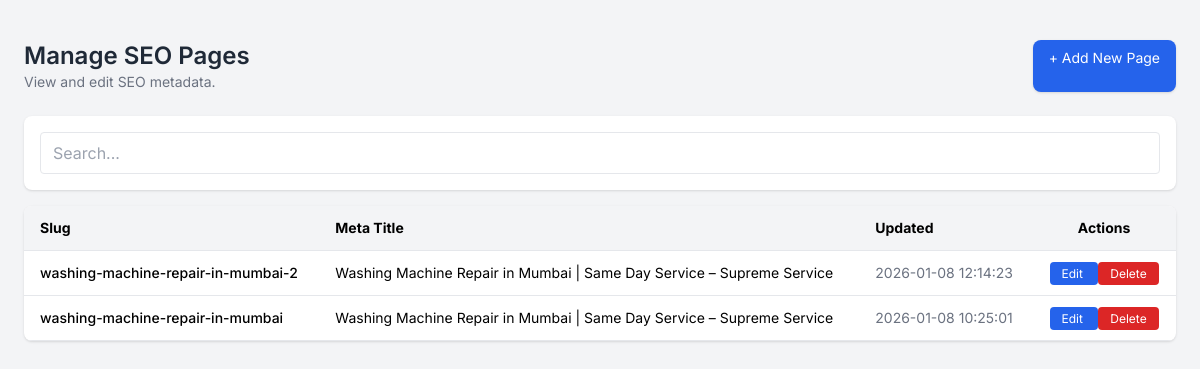
The app's page /admin/service-edit.php (signed in) with its own data.
### tables this page shows
CREATE TABLE `seo_pages` (
  `id` int(11) NOT NULL,
  `page_slug` varchar(150) NOT NULL,
  `meta_title` varchar(255) DEFAULT NULL,
  `meta_description` text DEFAULT NULL,
  `meta_keywords` text DEFAULT NULL,
  `canonical_url` varchar(255) DEFAULT NULL,
  `og_title` varchar(255) DEFAULT NULL,
  `og_description` text DEFAULT NULL,
  `og_image` varchar(255) DEFAULT NULL,
  `og_type` varchar(50) DEFAULT NULL,
  `twitter_title` varchar(255) DEFAULT NULL,
  `twitter_description` text DEFAULT NULL,
  `twitter_image` varchar(255) DEFAULT NULL,
  `robots` varchar(50) DEFAULT 'index, follow',
  `created_at` timestamp NOT NULL DEFAULT current_timestamp(),
  `updated_at` timestamp NOT NULL DEFAULT current_timestamp() ON UPDATE current_timestamp()
);

### admin/service-edit.php (the view, shortened to what this page needs)
<?php
require_once __DIR__ . '/../config/db.php';
$isEditMode = isset($_GET['id']);
$result = $conn->query("SELECT * FROM seo_pages ORDER BY id DESC");
?>
<!doctype html>
<html lang="en">
<head>
<script src="https://cdn.tailwindcss.com"></script>
</head>
<body class="bg-gray-100 min-h-screen">
<div class="max-w-6xl mx-auto py-10">
<?php if (!$isEditMode): ?>
    <div class="flex justify-between mb-6">
        <div>
            <h1 class="text-2xl font-semibold text-gray-800">Manage SEO Pages</h1>
            <p class="text-gray-500 text-sm">View and edit SEO metadata.</p>
        </div>
        <a href="service-add.php" class="px-4 py-2 bg-blue-600 text-white rounded-lg shadow hover:bg-blue-700 text-sm">
            + Add New Page
        </a>
    </div>
    <div class="bg-white p-4 rounded-lg shadow mb-4">
        <input type="text" placeholder="Search..." oninput="filterTable(this.value)"
            class="w-full px-3 py-2 border rounded focus:ring focus:ring-blue-200">
    </div>
    <div class="bg-white rounded-lg shadow overflow-hidden">
        <table class="w-full text-sm">
            <thead class="bg-gray-100 border-b">
                <tr>
                    <th class="px-4 py-3 text-left">Slug</th>
                    <th class="px-4 py-3 text-left">Meta Title</th>
                    <th class="px-4 py-3 text-left">Updated</th>
                    <th class="px-4 py-3 text-center">Actions</th>
                </tr>
            </thead>
            <tbody id="seoTable">
                <?php while($row = $result->fetch_assoc()): ?>
                <tr class="border-b hover:bg-gray-50">
                    <td class="px-4 py-3 font-medium"><?= $row['page_slug'] ?></td>
                    <td class="px-4 py-3"><?= $row['meta_title'] ?></td>
                    <td class="px-4 py-3 text-gray-500"><?= $row['updated_at'] ?></td>
                    <td class="px-4 py-3 text-center">
                        <a href="service-edit.php?id=<?= $row['id'] ?>"
                           class="px-3 py-1 bg-blue-600 text-white rounded text-xs hover:bg-blue-700">
                           Edit
                        </a>
                        <a href="service-delete.php?id=<?= $row['id'] ?>"
                           onclick="return confirm('Delete this entry?')"
                           class="px-3 py-1 bg-red-600 text-white rounded text-xs hover:bg-red-700">
                           Delete
                        </a>
                    </td>
                </tr>
                <?php endwhile; ?>
            </tbody>
        </table>
    </div>
<?php endif; ?>
</div>
</body>
</html>

### admin/service-edit.php (style rules this page uses)
body { font-family: 'Inter', sans-serif; }

### records on screen
seo_pages: page_slug "washing-machine-repair-in-mumbai-2", meta_title "Washing Machine Repair in Mumbai | Same Day Service – Supreme Service", updated_at "2026-01-08 12:14:23"
seo_pages: page_slug "washing-machine-repair-in-mumbai", meta_title "Washing Machine Repair in Mumbai | Same Day Service – Supreme Service", updated_at "2026-01-08 10:25:01"
